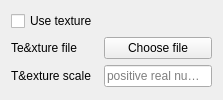
           <widget class="QWidget" name="textureTab">
            <attribute name="title">
             <string>Texture</string>
            </attribute>
            <layout class="QGridLayout" name="gridLayout_12">
             <item row="0" column="0">
              <layout class="QFormLayout" name="formLayout_9">
               <item row="3" column="0">
                <widget class="QCheckBox" name="useTextureCheckbox">
                 <property name="text">
                  <string>Use texture</string>
                 </property>
                 <property name="checked">
                  <bool>false</bool>
                 </property>
                </widget>
               </item>
               <item row="5" column="0">
                <widget class="QLabel" name="textureScaleLable">
                 <property name="text">
                  <string>T&amp;exture scale</string>
                 </property>
                 <property name="buddy">
                  <cstring>zOffsetEdit</cstring>
                 </property>
                </widget>
               </item>
               <item row="5" column="1">
                <widget class="QLineEdit" name="textureScaleEdit">
                 <property name="sizePolicy">
                  <sizepolicy hsizetype="Preferred" vsizetype="Fixed">
                   <horstretch>0</horstretch>
                   <verstretch>0</verstretch>
                  </sizepolicy>
                 </property>
                 <property name="text">
                  <string/>
                 </property>
                 <property name="placeholderText">
                  <string>positive real number</string>
                 </property>
                </widget>
               </item>
               <item row="4" column="0">
                <widget class="QLabel" name="textureFileLabel">
                 <property name="text">
                  <string>Te&amp;xture file</string>
                 </property>
                 <property name="alignment">
                  <set>Qt::AlignRight|Qt::AlignTrailing|Qt::AlignVCenter</set>
                 </property>
                 <property name="buddy">
                  <cstring>chunkSizeBox</cstring>
                 </property>
                </widget>
               </item>
               <item row="4" column="1">
                <widget class="QPushButton" name="textureFileButton">
                 <property name="text">
                  <string>Choose file</string>
                 </property>
                </widget>
               </item>
              </layout>
             </item>
            </layout>
           </widget>
